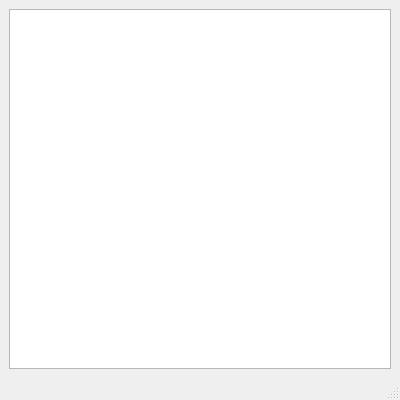
<?xml version="1.0" encoding="UTF-8"?>
<ui version="4.0">
 <class>MainWindow</class>
 <widget class="QMainWindow" name="MainWindow">
  <property name="geometry">
   <rect>
    <x>0</x>
    <y>0</y>
    <width>400</width>
    <height>400</height>
   </rect>
  </property>
  <property name="sizePolicy">
   <sizepolicy hsizetype="Expanding" vsizetype="Expanding">
    <horstretch>0</horstretch>
    <verstretch>0</verstretch>
   </sizepolicy>
  </property>
  <property name="windowTitle">
   <string>Help Window</string>
  </property>
  <widget class="QWidget" name="centralwidget">
   <property name="sizePolicy">
    <sizepolicy hsizetype="Expanding" vsizetype="Expanding">
     <horstretch>0</horstretch>
     <verstretch>0</verstretch>
    </sizepolicy>
   </property>
   <layout class="QGridLayout" name="gridLayout">
    <item row="0" column="0">
     <widget class="QTextEdit" name="textBox_help"/>
    </item>
   </layout>
  </widget>
  <widget class="QMenuBar" name="menubar">
   <property name="geometry">
    <rect>
     <x>0</x>
     <y>0</y>
     <width>400</width>
     <height>22</height>
    </rect>
   </property>
  </widget>
  <widget class="QStatusBar" name="statusbar"/>
 </widget>
 <resources/>
 <connections/>
</ui>
